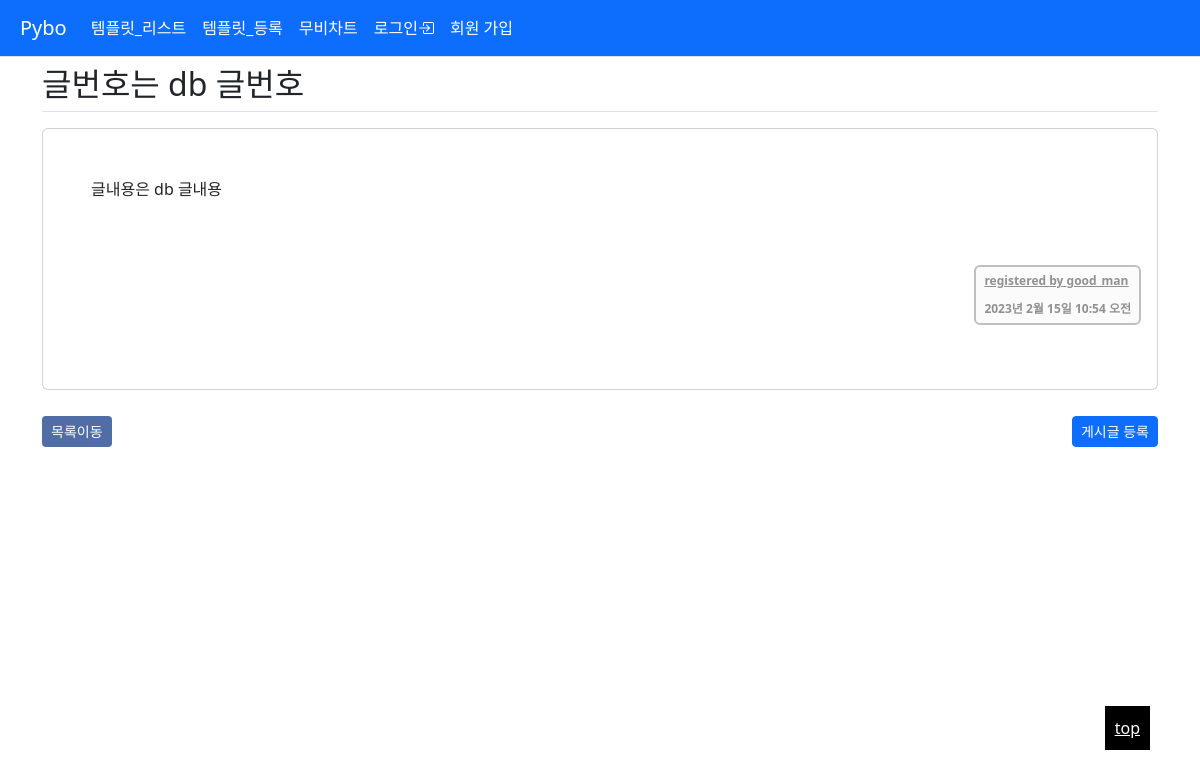
Before: /board/5/ with the older database file.
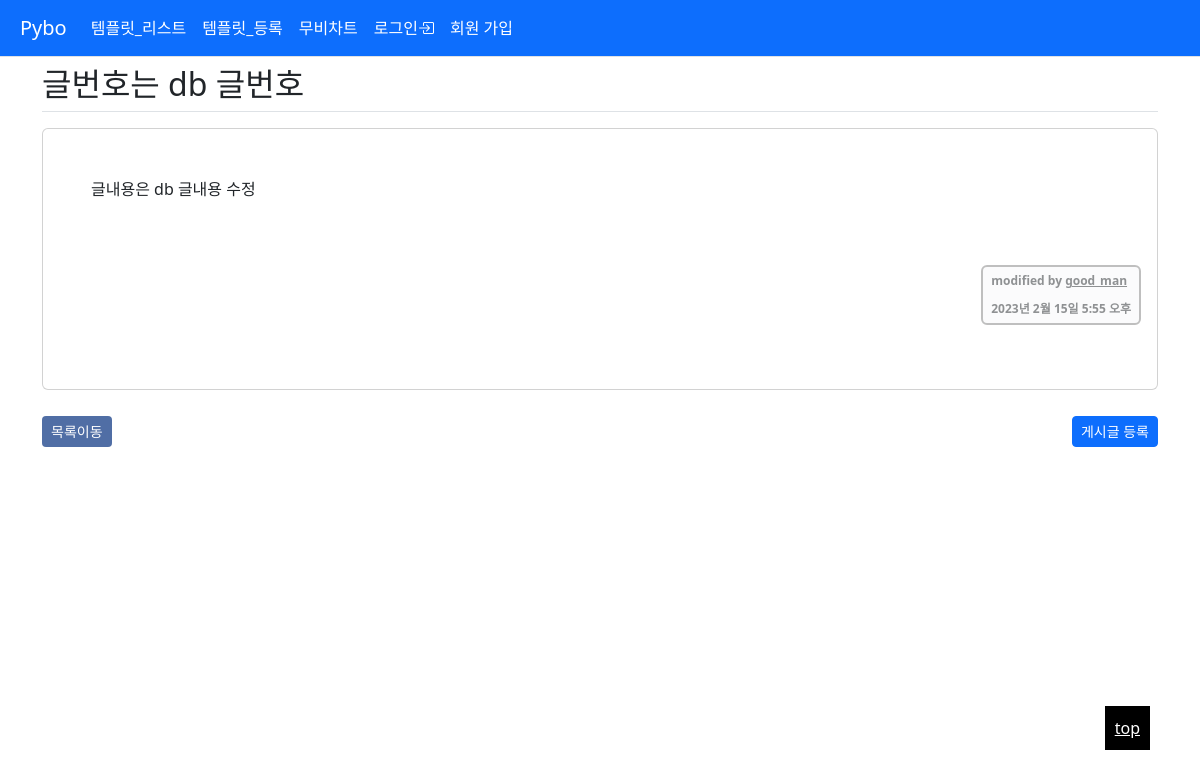
After: the same page with the newer database file.
### board/models.py (models this page shows)
class Board(models.Model):
    subject = models.CharField(max_length=200)
    content = models.TextField()
    create_date = models.DateTimeField()
    modify_date = models.DateTimeField(null=True, blank=True)
    author = models.ForeignKey(User, on_delete=models.CASCADE,
                               related_name='author_board')

### board/views.py (the view)
# urls.py: path('<int:board_id>/', views.detail, name='board_detail'),
def detail(request, board_id):
    board = get_object_or_404(Board, pk=board_id)
    context = {'board': board}
    return render(request, 'board/board_detail.html', context)

### pybo/templatetags/pybo_filter.py (called while the page is built)
@register.filter
def mark(value):
    extensions = ['nl2br', 'fenced_code']
    return mark_safe(markdown.markdown(value, extensions=extensions))

### templates/board/board_detail.html (shortened to what this page needs)
{%extends 'base.html'%}
{%load pybo_filter%}
{%block content%}
<div class="container">
    <h2 class="border-bottom py-2">{{board.subject}}</h2>
    <div class="card my-3">
        <div class="card-text p-5 pb-5">{{board.content|mark}}</div>
        <div class="d-flex justify-content-end" style="opacity:50%">
            {%if board.modify_date%}
            <div class="badge bg-light text-dark p-2 text-start mx-3" style="border:2px solid grey">
                <div class="mb-3">modified by <strong
                        style="text-decoration:underline">{{board.author.username}}</strong></div>
                <div>{{board.modify_date}}</div>
            </div>
            {%else%}
            <div class="badge bg-light text-dark p-2 text-start mx-3" style="border:2px solid grey">
                <div class="mk-2 mb-3 text-decoration-underline">registered by
                    <strong style="text-decoration:underline">{{board.author.username}}</strong>
                </div>
                <div>{{board.create_date}}</div>
            </div>
            {%endif%}
        </div>
        <div class="my-3 p-3">
        </div>
    </div>
    <button class="btn btn-sm" style="margin-top:10px;background-color:#506EA5;color:white;" type="button"
        onclick="location.href='../'">목록이동
    </button>
    <a href="{%url 'board:board_create'%}" class="btn btn-primary btn-sm" style="margin-top:10px;float:right">게시글 등록</a>
</div>
{%endblock%}

### templates/base.html (shortened to what this page needs)
<!DOCTYPE html>
{%load static%}
<html lang="ko">
<head>
    <link rel="stylesheet" type="text/css" href="{%static 'style.css'%}">
    <link rel="stylesheet" type="text/css" href="{%static 'bootstrap.min.css'%}">
    <link rel="stylesheet" href="https://cdn.jsdelivr.net/npm/bootstrap-icons@1.10.3/font/bootstrap-icons.css">
</head>
<body>
{%include 'navbar.html'%}
{%block content%}
{%endblock%}
<a href="./"
   style="display:scroll;position:fixed;bottom:50px;right:50px;color:white;background-color:black;padding:10px">top</a>
</body>
</html>

### templates/navbar.html (shortened to what this page needs)
<nav class="navbar navbar-expand-lg border-bottom navbar-dark bg-primary ps-2">
    <div class="container-fluid">
        <a class="navbar-brand" href="{% url 'pybo:index' %}">Pybo</a>
        <div class="collapse navbar-collapse" id="navbarNav">
            <div class="justify-content-start">
                <ul class="navbar-nav">
                    <li class="nav-item">
                        <a class="nav-link active" href="{% url 'pybo:boot_list' %}" aria-current="page">템플릿_리스트</a>
                    </li>
                    <li class="nav-item">
                        <a class="nav-link active" href="{% url 'pybo:boot_reg' %}" aria-current="page">템플릿_등록</a>
                    </li>
                    <li class="nav-item">
                        <a class="nav-link active" href="{% url 'pybo:crawling_cgv' %}" aria-current="page">무비차트</a>
                    </li>
                </ul>
            </div>
            <div class="justify-content-end">
                <ul class="navbar-nav">
                    <li class="nav-item justify-content-end">
                        {%if user.is_authenticated%}
                            {{ user.username }}<a class="nav-link active d-inline " href="{% url 'common:logout' %}"
                                                  aria-current="page">(로그아웃<i class="bi bi-box-arrow-right"></i>)</a>
                        {% else %}
                            <a class="nav-link active" href="{% url 'common:login' %}" aria-current="page">로그인<i
                                    class="bi bi-box-arrow-in-right"></i></a>
                            </li>
                            <li class="nav-item justify-content-end">
                            <a class="nav-link active" href="{% url 'common:signup' %}" aria-current="page">회원 가입</a>
                        {% endif %}
                        </li>
                </ul>
            </div>
        </div>
    </div>
</nav>

Changed rows visible on the page:
changed Board "글번호는 db 글번호": content|mark "글내용은 db 글내용" → "글내용은 db 글내용 수정"; modify_date (not shown) → "2023년 2월 15일 5:55 오후"; create_date "2023년 2월 15일 10:54 오전" → (not shown)
Other visible differences:
text no longer shown: "registered by"
text now shown: "modified by"
